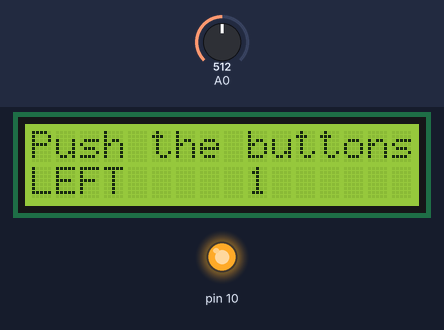
Bench run of a sketch on a simulated Arduino Uno, built with avr-gcc and run on an emulated ATmega328P. On the bench: 16×2 character LCD, output pins drawn as LEDs (lit = HIGH). The test bench sets the inputs (shaded band); at power-on: A0 = 512.

Above: at 1.2 s.
1.3 s: A0 set to 539
3.5 s: A0 set to 573
At 5.5 s:
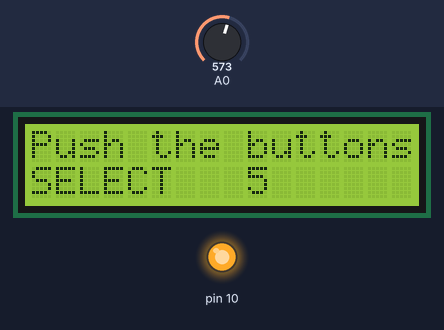
6.5 s: A0 set to 370
At 7.8 s:
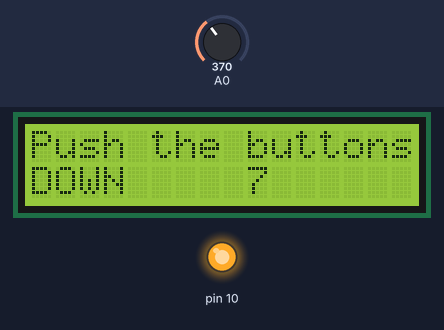
9.5 s: A0 set to 212
11.5 s: A0 set to 188
At 12.8 s:
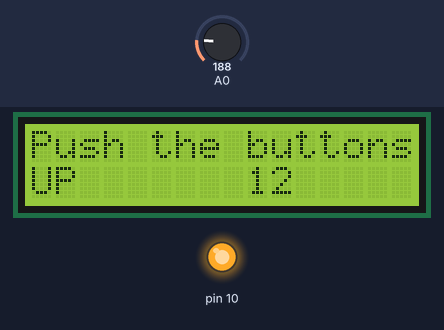
14.5 s: A0 set to 53
16.5 s: A0 set to 44
At 17.8 s:
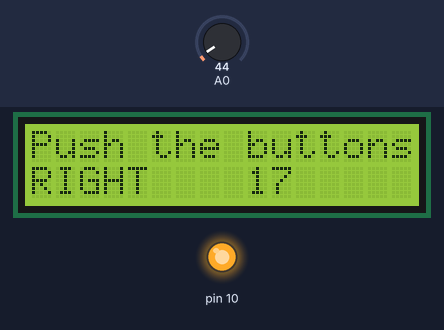
Timing chart, 0 to 19.5 s (numbered marks = the images above; inputs shaded):
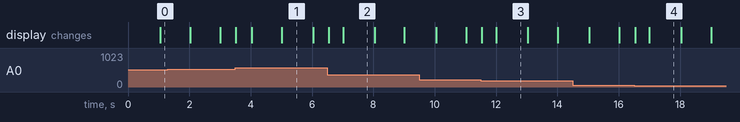

Measured:
- the behaviour switches between 554 and 555 on A0 (found by bisection; images 0 and 1)
- the behaviour switches between 195 and 194 on A0 (found by bisection; images 2 and 3)
- the behaviour switches between 50 and 49 on A0 (found by bisection; images 3 and 4)
- after the input at 3.5 s, the display: first changes at once (image 1 shows a later state)
- after the input at 6.5 s, the display: first changes after 0.05 s (image 2 shows a later state)
- after the input at 11.5 s, the display: first changes at once (image 3 shows a later state)
- after the input at 16.5 s, the display: first changes at once (image 4 shows a later state)

The sketch:

lcd_shield.ino
```cpp
/*
 * Ejemplo utilizacion Arduino LCD KeyPad Shield
 *
 * Conexiones LCD KeyPad Shield:
 *  LCD RS pin to digital pin 8
 *  LCD Enable pin to digital pin 9
 *  LCD D4 pin to digital pin 4
 *  LCD D5 pin to digital pin 5
 *  LCD D6 pin to digital pin 6
 *  LCD D7 pin to digital pin 7
 *
 *  LCD BL pin to digital pin 10
 *
 *  KEYS BUTTONS to analog pin 0
 *
 * Pines libres:
 *  Arriba: D13 D12 D11 D3 D2 D1 D0
 *  Abajo IZQ: RST 3.3V 5V GND GND VIN
 *  Abajo DER: A1 A2 A3 A4 A5
 */

/*
 * Primero debe incluirse la libreria LiquidCrystal.h. Luego creamos un objeto
 * publico (Por que esta fuera de la funcion setup o loop), del tipo LiquidCrystal,
 * al cual llamamos lcd, donde le indicamos como se encuentra conectado.
 *
 * Mas informacion: http://arduino.cc/en/Reference/LiquidCrystal
 */
#include <LiquidCrystal.h>
LiquidCrystal lcd(8, 9, 4, 5, 6, 7);

/*
 * Macros para
 */
#define btnRIGHT  0
#define btnUP     1
#define btnDOWN   2
#define btnLEFT   3
#define btnSELECT 4
#define btnNONE   5

int
read_LCD_buttons (void)
{
  int adc_key_in  = 0;

  /*
   * Los 4 botones estan conectados a una resistencia encadenada,
   * que simulan un potenciomentro, usado como un divisor de tension.
   */
  adc_key_in = analogRead(0);

  if (adc_key_in > 1000)
    return btnNONE;

  if (adc_key_in < 50)  return btnRIGHT;
  if (adc_key_in < 195) return btnUP;
  if (adc_key_in < 380) return btnDOWN;
  if (adc_key_in < 555) return btnLEFT;
  if (adc_key_in < 790) return btnSELECT;

  return btnNONE;
}

void
setup (void)
{
  /*
   * Seteo el pin digital 10 como salida, y le doy una señal alta,
   * para activar la luz de fondo.
   */
  pinMode(10, OUTPUT);
  digitalWrite(10, HIGH);

  /*
   * Inicializa la libreria de la pantalla LCD especificando sus dimenciones.
   * Luego se coloca el cursor en el primer catacter (Arriba a la izquierda),
   * y finalmente se escribe en esta posicion un mensaje.
   */
  lcd.begin(16, 2);
  lcd.setCursor(0,0);
  lcd.print("Push the buttons");
}

void
loop(void)
{
  int lcd_key = 0;

  lcd.setCursor(9,1);
  lcd.print(millis()/1000);

  lcd.setCursor(0,1);

  lcd_key = read_LCD_buttons();

  switch (lcd_key)
  {
  case btnRIGHT:
    {
      lcd.print("RIGHT ");
      break;
    }
  case btnLEFT:
    {
      lcd.print("LEFT   ");
      break;
    }
  case btnUP:
    {
      lcd.print("UP    ");
      break;
    }
  case btnDOWN:
    {
      lcd.print("DOWN  ");
      break;
    }
  case btnSELECT:
    {
      lcd.print("SELECT");
      break;
    }
  case btnNONE:
  default:
    {
      lcd.print("NONE  ");
      break;
    }
  }
  delay (50);
}
```
